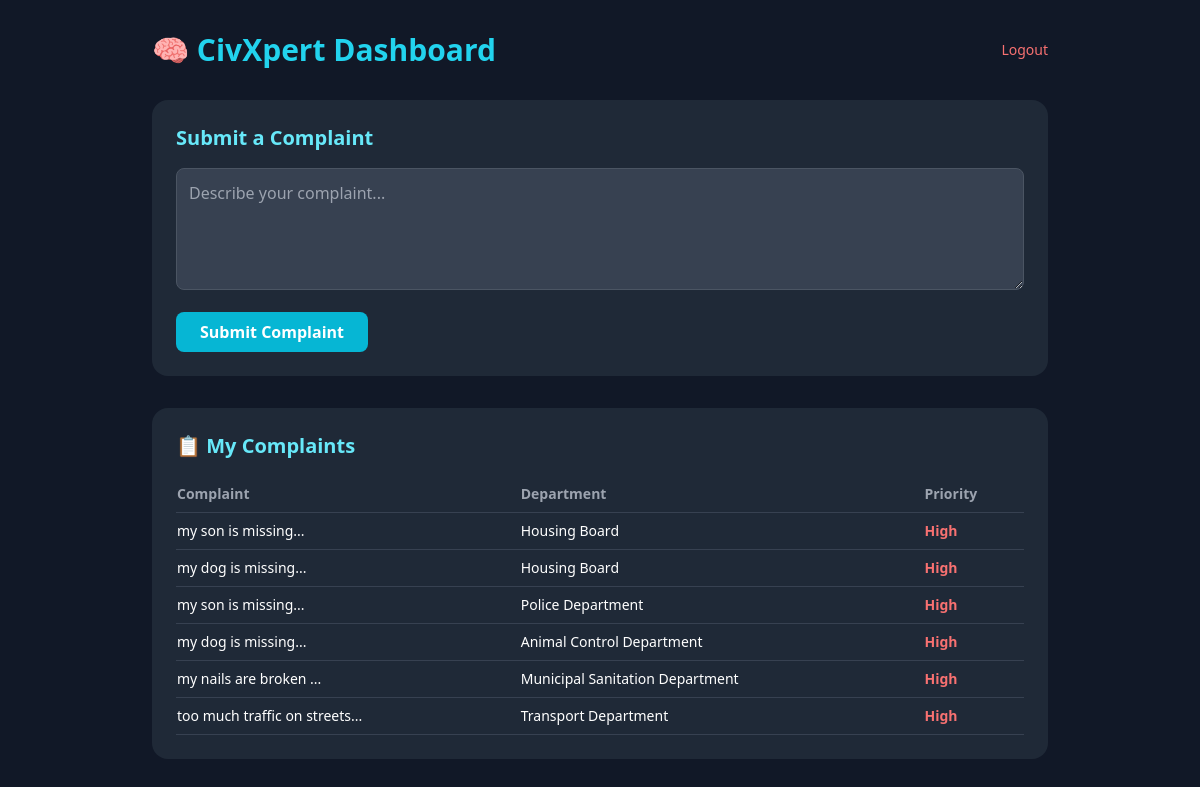
The page /dashboard (signed in) on the database its author committed.
### models.py (models this page shows)
class Complaint(db.Model):
    id = db.Column(db.Integer, primary_key=True)
    text = db.Column(db.Text, nullable=False)
    category = db.Column(db.String(100))
    department = db.Column(db.String(100))
    priority = db.Column(db.String(20))
    username = db.Column(db.String(80))
    created_at = db.Column(db.DateTime, default=datetime.utcnow)

### app.py (the view, shortened to what this page needs)
@app.route("/dashboard", methods=["GET", "POST"])
def dashboard():
    if "user" not in session:
        return redirect(url_for("login"))
    result = None
    complaints = Complaint.query.filter_by(username=session["user"]).all()
    return render_template("dashboard.html", result=result, complaints=complaints)

### templates/dashboard.html (shortened to what this page needs)
<!DOCTYPE html>
<html lang="en">
<head>
    <script src="https://cdn.tailwindcss.com"></script>
</head>
<body class="bg-gray-900 min-h-screen text-white p-8">
    <div class="max-w-4xl mx-auto">
        <div class="flex justify-between items-center mb-8">
            <h1 class="text-3xl font-bold text-cyan-400">🧠 CivXpert Dashboard</h1>
            <a href="/logout" class="text-sm text-red-400 hover:underline">Logout</a>
        </div>
        <div class="bg-gray-800 p-6 rounded-2xl mb-8">
            <h2 class="text-xl font-semibold mb-4 text-cyan-300">Submit a Complaint</h2>
            <form method="POST">
                <textarea name="complaint" rows="4" required placeholder="Describe your complaint..."
                    class="w-full p-3 rounded-lg bg-gray-700 text-white border border-gray-600 focus:outline-none focus:border-cyan-400 mb-4"></textarea>
                <button type="submit"
                    class="bg-cyan-500 hover:bg-cyan-600 text-white font-bold py-2 px-6 rounded-lg transition">
                    Submit Complaint
                </button>
            </form>
        </div>
        <div class="bg-gray-800 p-6 rounded-2xl">
            <h2 class="text-xl font-semibold mb-4 text-cyan-300">📋 My Complaints</h2>
            {% if complaints %}
            <table class="w-full text-sm">
                <thead>
                    <tr class="text-gray-400 border-b border-gray-700">
                        <th class="text-left py-2">Complaint</th>
                        <th class="text-left py-2">Department</th>
                        <th class="text-left py-2">Priority</th>
                    </tr>
                </thead>
                <tbody>
                {% for c in complaints %}
                <tr class="border-b border-gray-700">
                    <td class="py-2">{{ c.text[:60] }}...</td>
                    <td class="py-2">{{ c.department }}</td>
                    <td class="py-2 font-bold {% if c.priority == 'High' %}text-red-400{% elif c.priority == 'Medium' %}text-yellow-400{% else %}text-green-400{% endif %}">
                        {{ c.priority }}
                    </td>
                </tr>
                {% endfor %}
                </tbody>
            </table>
            {% else %}
            <p class="text-gray-400">No complaints submitted yet.</p>
            {% endif %}
        </div>
    </div>
</body>
</html>

### rows shown on the page
Complaint: text "my son is missing", department "Housing Board", priority "High"
Complaint: text "my dog is missing", department "Housing Board", priority "High"
Complaint: text "my son is missing", department "Police Department", priority "High"
Complaint: text "my dog is missing", department "Animal Control Department", priority "High"
Complaint: text "my nails are broken", department "Municipal Sanitation Department", priority "High"
Complaint: text "too much traffic on streets", department "Transport Department", priority "High"
